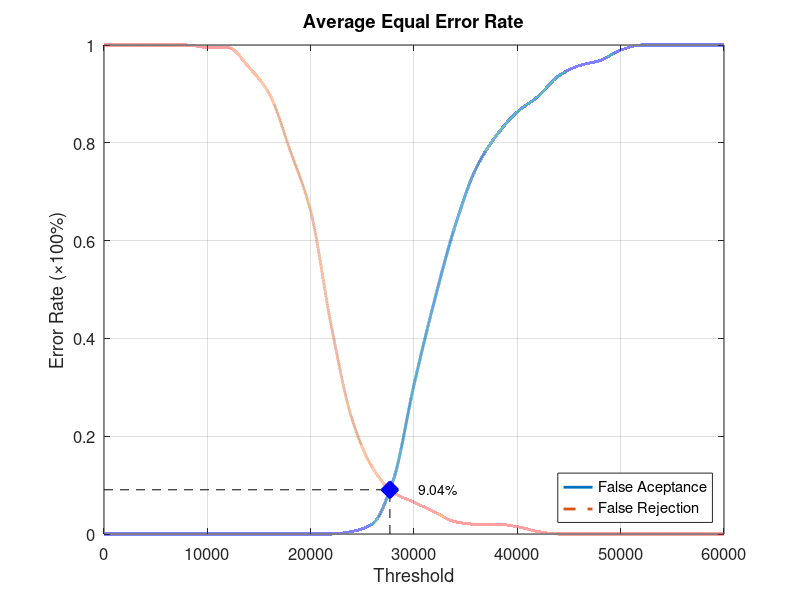
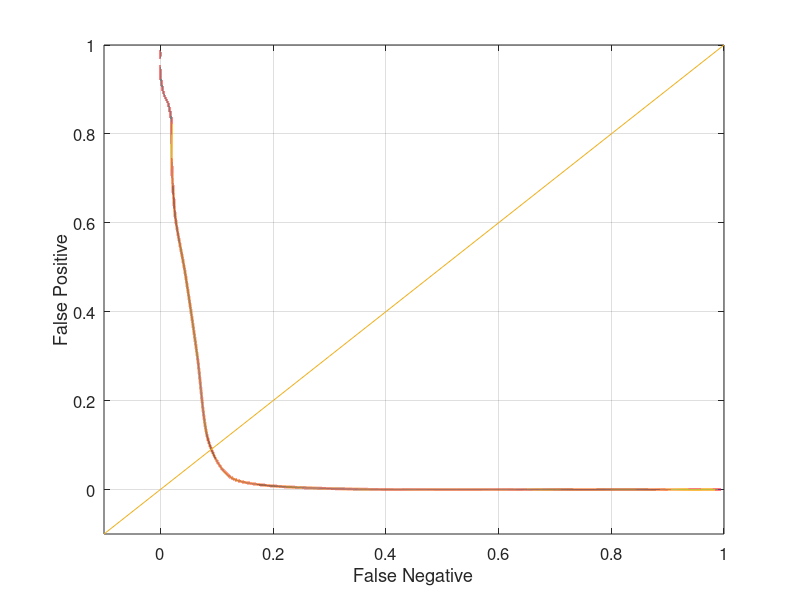

Here is the MATLAB script that generated these plots, in order:
function yEER = Database5_4
close all;
clear;
clc;
x = 0:2000:60000;
xq = 0:0.5:60000;

y0 = [0 0 0 0 0 0 0 0 0 0 0 0 0.00526316 0.0210526 0.110526 0.305263 0.478947 0.631579 0.747368 0.815789 0.863158 0.894737 0.936842 0.957895 0.968421 0.989474 1 1 1 1 1];
yy0 = interp1(x, y0, xq, 'pchip');
y1 = [1 1 1 1 1 0.995 0.995 0.955 0.9 0.785 0.66 0.425 0.235 0.135 0.085 0.065 0.045 0.025 0.02 0.02 0.015 0.005 0 0 0 0 0 0 0 0 0];
yy1 = interp1(x, y1, xq, 'pchip');

% Calculating EER: 
y2 = abs(y0 - y1);
find(y2 == min(y2))
yy2 = abs(yy0 - yy1);
xEER = find(yy2 == min(yy2));
xEERIndex = xq(xEER) % X-axis EER
yEER = yy0(xEER) % Y-axis EER

main = figure
plot(xq, yy0,'-','LineWidth', 2);	hold on
plot(xq, yy1,'--','LineWidth', 2);	hold on
plot([xEERIndex xEERIndex], [0 yEER], 'k--');	hold on
plot([0 xEERIndex], [yEER yEER], 'k--');	hold on
plot(xEERIndex, yEER, 'bx', 'LineWidth', 10);	hold on
text(xEERIndex + 10 * xEERIndex / 100, yEER, [num2str(round((10000 * yEER)) / 100) '%'])
legend('False Aceptance', 'False Rejection', 'Location', 'SouthEast')
xlabel('Threshold')
ylabel('Error Rate (\times100%)')
title('Average Equal Error Rate')
set(gca, 'FontSize', 12)
axis([0 60000 0 1])
grid on

print(main, 'Database5_4Main', '-dpng');
FNRxFPR = figure('Color', [1 1 1]);
plot(yy1, yy0, '-', yy1, yy0, 'LineWidth', 2);
hold on
y = -0.1:0.1:1
plot(y, y); 
set(gca, 'FontSize', 12)
xlabel('False Negative')
ylabel('False Positive')
axis([-0.1 1 -0.1 1])
set(gca, 'FontSize', 12)
grid on

print(FNRxFPR, 'Database5_4FNRxFPR','-dpng');
end
